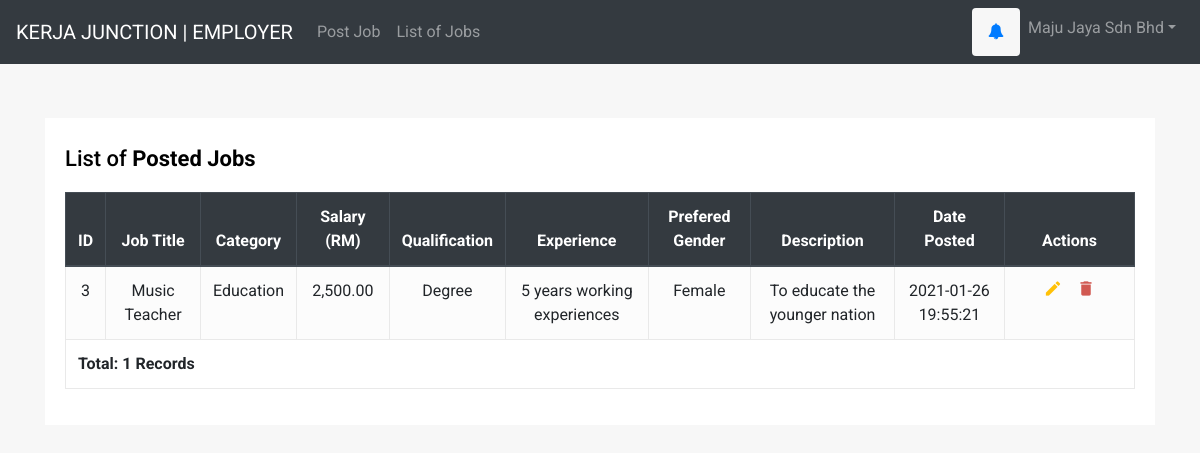
The app's page /employer/listVacancy.php (signed in) with its own data.
### tables this page shows
CREATE TABLE `job` (
  `job_ID` int(10) NOT NULL,
  `employer_Name` varchar(50) NOT NULL,
  `job_Title` varchar(50) NOT NULL,
  `job_Category` varchar(50) NOT NULL,
  `job_Salary` double NOT NULL,
  `job_Qualification` text NOT NULL,
  `job_Experience` text NOT NULL,
  `job_PreferedGender` varchar(50) NOT NULL,
  `job_Description` text NOT NULL,
  `job_DatePosted` datetime NOT NULL DEFAULT current_timestamp()
);

### employer/listVacancy.php (the view, shortened to what this page needs)
<!DOCTYPE html>
<html lang="en">
<head>
<link rel="stylesheet" href="https://stackpath.bootstrapcdn.com/bootstrap/4.5.0/css/bootstrap.min.css">
<link rel="stylesheet" href="https://maxcdn.bootstrapcdn.com/font-awesome/4.7.0/css/font-awesome.min.css">
</head>
<body>
    <?php require 'menu.php';?>
<div class="container-xl">
    <div class="table-responsive">
        <div class="table-wrapper">
            <div class="table-title">
                <div class="row">
                    <div class="col-sm-8"><h2>List of <b>Posted Jobs</b></h2></div>
                    <div class="col-sm-4">
                    </div>
                </div>
            </div>
            <table class="table table-striped table-hover table-bordered">
                <thead class="thead-dark">
                    <tr>
                        <th class="text-center">ID</th>
                        <th class="text-center">Job Title</th>
                        <th class="text-center">Category</th>
                        <th class="text-center">Salary (RM)</th>
                        <th class="text-center">Qualification</th>
                        <th class="text-center">Experience</th>
                        <th class="text-center">Prefered Gender</th>
                        <th class="text-center">Description</th>
                        <th class="text-center">Date Posted</th>
                        <th class="text-center">Actions</th>
                    </tr>
                </thead>
                <tbody>
                    <?php
                        require '../includes/db_connect.php';
                        $sql = "SELECT * FROM job WHERE employer_Name='".$_SESSION['name']."'";
                        $result = mysqli_query($connect, $sql);
                        while($row = mysqli_fetch_assoc($result)){
                        Print '<tr>
                        <td align="center">'.$row['job_ID'].'</td>
                        <td align="center">'.$row['job_Title'].'</td>
                        <td align="center">'.$row['job_Category'].'</td>
                        <td align="center">'.number_format($row['job_Salary'], 2).'</td>
                        <td align="center">'.$row['job_Qualification'].'</td>
                        <td align="center">'.$row['job_Experience'].'</td>
                        <td align="center">'.$row['job_PreferedGender'].'</td>
                        <td align="center">'.$row['job_Description'].'</td>
                        <td align="center">'.$row['job_DatePosted'].'</td>
                    ';
                        $i++;   ?>
                        <td align="center">
                            <a class="edit editbtn" title="Edit" data-toggle="tooltip"><i class="material-icons">&#xE254;</i></a>
                            <a onclick="deleteme(<?php echo $row['job_ID']; ?>)" name="delete" class="delete" title="Delete" data-toggle="tooltip"><i class="material-icons">&#xE872;</i></a>
                    </td>
                    <?php echo "</tr>"; ?>
                <?php
        }
            $records = mysqli_num_rows($result);
    ?>
                      <tr>
                        <td colspan="11"><div align="left"><?php echo "<b>Total: ".$records." Records</b>"; ?> </div></td>
                      </tr>
                </tbody>
            </table>
        </div>
    </div>
</div>
</body>
</html>

### employer/listVacancy.php (style rules this page uses)
body { color: #566787; background: #f5f5f5; font-family: 'Roboto', sans-serif; }
.table-responsive { margin: 30px 0; }
.table-wrapper { min-width: 1000px; background: #fff; padding: 20px; box-shadow: 0 1px 1px rgba(0,0,0,.05); }
.table-title { padding-bottom: 10px; margin: 0 0 10px; min-width: 100%; }
.table-title h2 { margin: 8px 0 0; font-size: 22px; }
table.table tr th, table.table tr td { border-color: #e9e9e9; }
table.table-striped tbody tr:nth-of-type(odd) { background-color: #fcfcfc; }
table.table td:last-child { width: 130px; }
table.table td a { cursor: pointer; color: #a0a5b1; display: inline-block; margin: 0 5px; }
table.table td a.edit { color: #FFC107; }
table.table td a.delete { color: #d15952; }
table.table td i { font-size: 19px; }

### records on screen
job: job_ID "3", job_Title "Music Teacher", job_Category "Education", job_Salary "2,500.00", job_Qualification "Degree", job_Experience "5 years working experiences", job_PreferedGender "Female", job_Description "To educate the younger nation", job_DatePosted "2021-01-26 19:55:21"

### other values on screen
$_SESSION["name"] "Maju Jaya Sdn Bhd"
$records "1"
